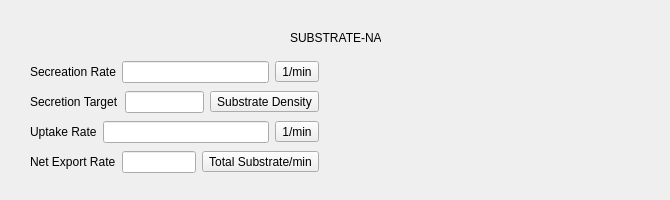
    <widget class="QWidget" name="Secretion">
     <property name="sizePolicy">
      <sizepolicy hsizetype="Ignored" vsizetype="Preferred">
       <horstretch>0</horstretch>
       <verstretch>0</verstretch>
      </sizepolicy>
     </property>
     <attribute name="title">
      <string>Secretion</string>
     </attribute>
     <widget class="QWidget" name="widget" native="true">
      <property name="geometry">
       <rect>
        <x>20</x>
        <y>20</y>
        <width>641</width>
        <height>171</height>
       </rect>
      </property>
      <property name="autoFillBackground">
       <bool>true</bool>
      </property>
      <widget class="QLabel" name="label_6">
       <property name="geometry">
        <rect>
         <x>270</x>
         <y>10</y>
         <width>91</width>
         <height>16</height>
        </rect>
       </property>
       <property name="text">
        <string>SUBSTRATE-NAME</string>
       </property>
      </widget>
      <widget class="QWidget" name="layoutWidget_30">
       <property name="geometry">
        <rect>
         <x>10</x>
         <y>40</y>
         <width>289</width>
         <height>24</height>
        </rect>
       </property>
       <layout class="QHBoxLayout" name="horizontalLayout_58">
        <item>
         <layout class="QHBoxLayout" name="horizontalLayout_59">
          <item>
           <widget class="QLabel" name="label_35">
            <property name="styleSheet">
             <string notr="true">font: 8pt &quot;MS Shell Dlg 2&quot;;</string>
            </property>
            <property name="text">
             <string>Secreation Rate</string>
            </property>
           </widget>
          </item>
          <item>
           <widget class="QLineEdit" name="lineEdit_35"/>
          </item>
         </layout>
        </item>
        <item>
         <widget class="QToolButton" name="toolButton_25">
          <property name="text">
           <string>1/min</string>
          </property>
         </widget>
        </item>
       </layout>
      </widget>
      <widget class="QWidget" name="layoutWidget_31">
       <property name="geometry">
        <rect>
         <x>10</x>
         <y>70</y>
         <width>289</width>
         <height>24</height>
        </rect>
       </property>
       <layout class="QHBoxLayout" name="horizontalLayout_60">
        <item>
         <layout class="QHBoxLayout" name="horizontalLayout_61">
          <item>
           <widget class="QLabel" name="label_36">
            <property name="styleSheet">
             <string notr="true">font: 8pt &quot;MS Shell Dlg 2&quot;;</string>
            </property>
            <property name="text">
             <string>Secretion Target</string>
            </property>
           </widget>
          </item>
          <item>
           <widget class="QLineEdit" name="lineEdit_36"/>
          </item>
         </layout>
        </item>
        <item>
         <widget class="QToolButton" name="toolButton_26">
          <property name="text">
           <string>Substrate Density</string>
          </property>
         </widget>
        </item>
       </layout>
      </widget>
      <widget class="QWidget" name="layoutWidget_32">
       <property name="geometry">
        <rect>
         <x>10</x>
         <y>100</y>
         <width>289</width>
         <height>24</height>
        </rect>
       </property>
       <layout class="QHBoxLayout" name="horizontalLayout_62">
        <item>
         <layout class="QHBoxLayout" name="horizontalLayout_63">
          <item>
           <widget class="QLabel" name="label_37">
            <property name="styleSheet">
             <string notr="true">font: 8pt &quot;MS Shell Dlg 2&quot;;</string>
            </property>
            <property name="text">
             <string>Uptake Rate</string>
            </property>
           </widget>
          </item>
          <item>
           <widget class="QLineEdit" name="lineEdit_37">
            <property name="text">
             <string/>
            </property>
           </widget>
          </item>
         </layout>
        </item>
        <item>
         <widget class="QToolButton" name="toolButton_27">
          <property name="text">
           <string>1/min</string>
          </property>
         </widget>
        </item>
       </layout>
      </widget>
      <widget class="QWidget" name="layoutWidget_33">
       <property name="geometry">
        <rect>
         <x>10</x>
         <y>130</y>
         <width>289</width>
         <height>24</height>
        </rect>
       </property>
       <layout class="QHBoxLayout" name="horizontalLayout_64">
        <item>
         <layout class="QHBoxLayout" name="horizontalLayout_65">
          <item>
           <widget class="QLabel" name="label_38">
            <property name="styleSheet">
             <string notr="true">font: 8pt &quot;MS Shell Dlg 2&quot;;</string>
            </property>
            <property name="text">
             <string>Net Export Rate</string>
            </property>
           </widget>
          </item>
          <item>
           <widget class="QLineEdit" name="lineEdit_38">
            <property name="text">
             <string/>
            </property>
           </widget>
          </item>
         </layout>
        </item>
        <item>
         <widget class="QToolButton" name="toolButton_28">
          <property name="text">
           <string>Total Substrate/min</string>
          </property>
         </widget>
        </item>
       </layout>
      </widget>
     </widget>
    </widget>
